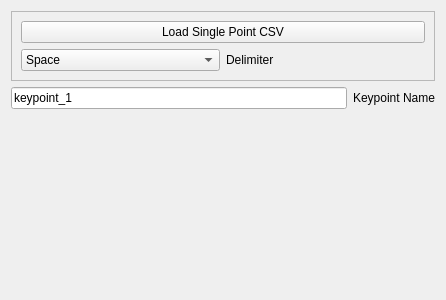
<?xml version="1.0" encoding="UTF-8"?>
<ui version="4.0">
 <class>Point_Loader_Widget</class>
 <widget class="QWidget" name="Point_Loader_Widget">
  <property name="geometry">
   <rect>
    <x>0</x>
    <y>0</y>
    <width>446</width>
    <height>300</height>
   </rect>
  </property>
  <property name="windowTitle">
   <string>Form</string>
  </property>
  <layout class="QVBoxLayout" name="verticalLayout">
   <item>
    <widget class="QFrame" name="frame">
     <property name="frameShape">
      <enum>QFrame::Shape::StyledPanel</enum>
     </property>
     <property name="frameShadow">
      <enum>QFrame::Shadow::Raised</enum>
     </property>
     <layout class="QVBoxLayout" name="verticalLayout_2">
      <item>
       <widget class="QPushButton" name="load_single_button">
        <property name="text">
         <string>Load Single Point CSV</string>
        </property>
       </widget>
      </item>
      <item>
       <layout class="QHBoxLayout" name="horizontalLayout">
        <item>
         <widget class="QComboBox" name="delimiter_combo">
          <item>
           <property name="text">
            <string>Space</string>
           </property>
          </item>
          <item>
           <property name="text">
            <string>Comma</string>
           </property>
          </item>
         </widget>
        </item>
        <item>
         <widget class="QLabel" name="label_2">
          <property name="text">
           <string>Delimiter</string>
          </property>
         </widget>
        </item>
       </layout>
      </item>
     </layout>
    </widget>
   </item>
   <item>
    <layout class="QHBoxLayout" name="horizontalLayout_2">
     <item>
      <widget class="QLineEdit" name="data_name_text">
       <property name="text">
        <string>keypoint_1</string>
       </property>
      </widget>
     </item>
     <item>
      <widget class="QLabel" name="label">
       <property name="text">
        <string>Keypoint Name</string>
       </property>
      </widget>
     </item>
    </layout>
   </item>
   <item>
    <widget class="Scaling_Widget" name="scaling_widget" native="true"/>
   </item>
   <item>
    <spacer name="verticalSpacer">
     <property name="orientation">
      <enum>Qt::Orientation::Vertical</enum>
     </property>
     <property name="sizeHint" stdset="0">
      <size>
       <width>20</width>
       <height>40</height>
      </size>
     </property>
    </spacer>
   </item>
  </layout>
 </widget>
 <customwidgets>
  <customwidget>
   <class>Scaling_Widget</class>
   <extends>QWidget</extends>
   <header>IO_Widgets/Scaling_Widget/Scaling_Widget.hpp</header>
   <container>1</container>
  </customwidget>
 </customwidgets>
 <resources/>
 <connections/>
</ui>
